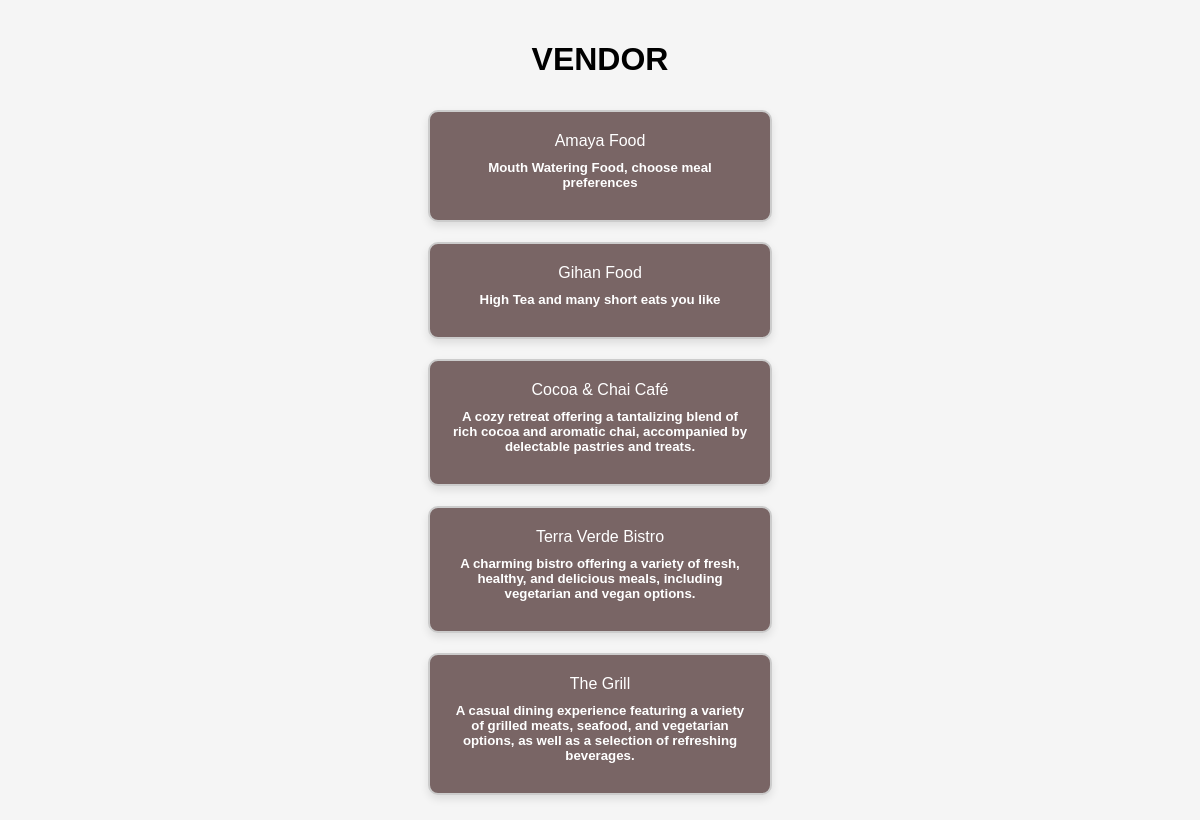
The app's page /Pages/vendor-p/displayBoxes.php with its own data.
### tables this page shows
CREATE TABLE `vendor` (
  `id` int(100) NOT NULL,
  `admin_id` int(100) NOT NULL,
  `name` varchar(50) NOT NULL,
  `description` varchar(1000) NOT NULL,
  `type` varchar(100) NOT NULL
);

### Pages/vendor-p/displayBoxes.php (the view, shortened to what this page needs)
<?php
include('../../Include/connectin.php');
$sql = "SELECT * FROM vendor";
$result = $conn->query($sql);
?>
<!DOCTYPE html>
<html lang="en">
<head>
  <link rel="stylesheet" href="https://cdnjs.cloudflare.com/ajax/libs/font-awesome/5.15.3/css/all.min.css">
</head>
<body>
  <h1>VENDOR</h1>
<?php if ($result->num_rows > 0): ?>
  <?php while ($row = $result->fetch_assoc()): ?>
    <div class="database-box" onclick="saveAndRedirect(<?= $row['id'] ?>)">
      <?= $row['name'] ?>
        <h5><?= $row['description'] ?></h5>
    </div>
  <?php endwhile; ?>
<?php endif; ?>
</body>
</html>

### Pages/vendor-p/displayBoxes.php (style rules this page uses)
:root { --box-bg-color: #796565; --box-hover-bg-color: #9a8e8e; --box-border-color: #ccc; --text-color: #fff; --hover-scale: 1.05; --transition-speed: 0.3s; --font-family: 'Arial', sans-serif; }
body { display: flex; flex-direction: column; align-items: center; justify-content: start; height: 100vh; margin: 0; background-color: #f5f5f5; font-family: var(--font-family); overflow: auto; padding-top: 20px; }
.database-box { width: 300px; margin: 10px; background-color: var(--box-bg-color); color: var(--text-color); border: 2px solid var(--box-border-color); padding: 20px; box-shadow: 0 4px 8px rgba(0, 0, 0, 0.1); border-radius: 10px; text-align: center; transition: transform var(--transition-speed) ease, background-color var(--transition-speed) ease; cursor: pointer; position: relative; }
h4, h5 { margin: 10px 0; }

### records on screen
vendor: name "Amaya Food", description "Mouth Watering Food, choose meal preferences"
vendor: name "Gihan Food", description "High Tea and many short eats you like"
vendor: name "Cocoa & Chai Café", description "A cozy retreat offering a tantalizing blend of rich cocoa and aromatic chai, accompanied by delectable pastries and treats."
vendor: name "Terra Verde Bistro", description "A charming bistro offering a variety of fresh, healthy, and delicious meals, including vegetarian and vegan options."
vendor: name "The Grill", description "A casual dining experience featuring a variety of grilled meats, seafood, and vegetarian options, as well as a selection of refreshing beverages."
